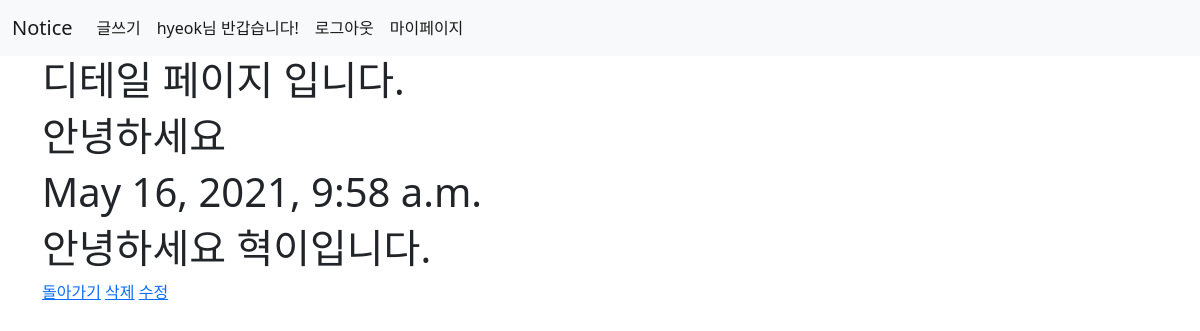
Screenshot of /notice/1/ (signed in) with the database file from the repository.
### notice/models.py (models this page shows, shortened)
class Notice(models.Model):
    title = models.CharField(max_length=100)
    writer = models.CharField(max_length=100)
    number = models.IntegerField()
    pub_date = models.DateTimeField('date published')
    body = models.TextField()

### notice/views.py (the view)
# urls.py: path('<int:notice_id>/', views.detail, name='detail'),
def detail(request, notice_id):
    notice_detail = Notice.objects.get(id = notice_id)
    return render(request, 'detail.html', {'notice' : notice_detail})

### notice/templates/detail.html
{% extends 'base.html'%}
{% block content %}
    <h1>디테일 페이지 입니다.</h1>
    <h1>{{notice.title}}</h1>
    <h1>{{notice.pub_date}}</h1>
    <h1>{{notice.body}}</h1>
    <a href="{% url 'home' %}">돌아가기</a>
    <a href="{% url 'delete' notice.id %}">삭제</a>
    <a href="{% url 'edit' notice.id %}">수정</a>
{% endblock %}

### hyeokproject/templates/base.html (shortened to what this page needs)
<!DOCTYPE html>
<html lang="en">
<head>
    <link href="https://cdn.jsdelivr.net/npm/bootstrap@5.0.1/dist/css/bootstrap.min.css" rel="stylesheet">
</head>
<body>
    <nav class="navbar navbar-expand-lg navbar-light bg-light">
        <div class="container-fluid">
          <a class="navbar-brand" href="{% url 'home' %}">Notice</a>
          <div class="collapse navbar-collapse" id="navbarNavDropdown">
            <ul class="navbar-nav">
              {% if user.is_authenticated %}
              <li class="nav-item">
                <a class="nav-link active" aria-current="page" href="{% url 'new' %}">글쓰기</a>
              </li>
              <li class="nav-item">
                <a class="nav-link active" aria-current="page">{{user.username}}님 반갑습니다!</a>
              </li>
              <li class="nav-item">
                <a class="nav-link active" aria-current="page" href="{% url 'logout' %}">로그아웃</a>
              </li>
              <li class="nav-item">
                <a class="nav-link active" aria-current="page" href="{% url 'mypage' %}">마이페이지</a>
              {% endif %}
            </ul>
          </div>
        </div>
      </nav>
        <div class="container">
        {% block content %}
        {% endblock %}
        </div>
</body>
</html>

### rows the page displays
Notice: title "안녕하세요", pub_date "May 16, 2021, 9:58 a.m.", body "안녕하세요 혁이입니다."

### other values shown
{{ user.username }} "hyeok"
